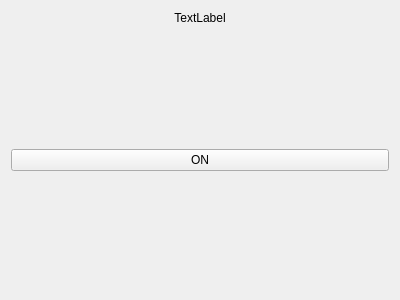
<?xml version="1.0" encoding="UTF-8"?>
<ui version="4.0">
 <class>Switcher</class>
 <widget class="QWidget" name="Switcher">
  <property name="geometry">
   <rect>
    <x>0</x>
    <y>0</y>
    <width>400</width>
    <height>300</height>
   </rect>
  </property>
  <property name="windowTitle">
   <string>Form</string>
  </property>
  <layout class="QVBoxLayout" name="verticalLayout">
   <item>
    <widget class="QLabel" name="label_name">
     <property name="text">
      <string>TextLabel</string>
     </property>
     <property name="alignment">
      <set>Qt::AlignCenter</set>
     </property>
    </widget>
   </item>
   <item>
    <spacer name="verticalSpacer_2">
     <property name="orientation">
      <enum>Qt::Vertical</enum>
     </property>
     <property name="sizeHint" stdset="0">
      <size>
       <width>20</width>
       <height>40</height>
      </size>
     </property>
    </spacer>
   </item>
   <item>
    <widget class="QPushButton" name="button_switch">
     <property name="text">
      <string>ON</string>
     </property>
    </widget>
   </item>
   <item>
    <spacer name="verticalSpacer">
     <property name="orientation">
      <enum>Qt::Vertical</enum>
     </property>
     <property name="sizeHint" stdset="0">
      <size>
       <width>20</width>
       <height>40</height>
      </size>
     </property>
    </spacer>
   </item>
  </layout>
 </widget>
 <resources/>
 <connections/>
</ui>
